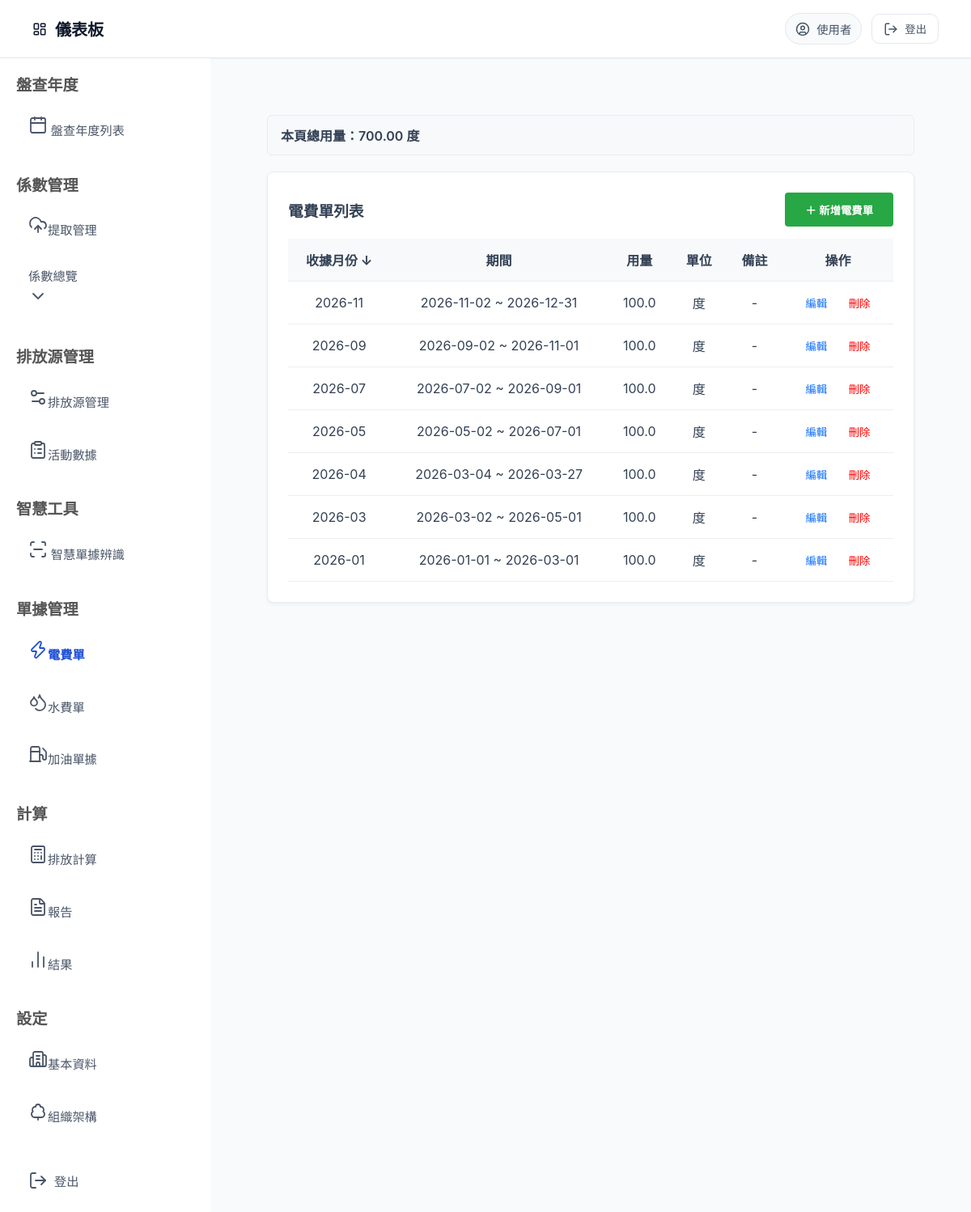
Page /documents/electricity on the committed database.
### model.py (models this page shows)
class UtilityBill(SQLModel, table=True):
    id: Optional[int] = Field(default=None, primary_key=True)
    bill_type: str = Field(index=True)
    bill_month: str = Field(index=True)
    period_start: str
    period_end: str
    usage_amount: float
    unit: str
    note: Optional[str] = None
    fuel_type: Optional[str] = None
    created_at: datetime = Field(default_factory=datetime.utcnow, index=True)

### routers/documents.py (the view)
@router.get("/{bill_type}", response_class=HTMLResponse)
async def document_manage_page(
    request: Request,
    bill_type: str,
    session: Session = Depends(get_session),
):
    if bill_type not in BILL_TYPE_CONFIG:
        return RedirectResponse(url="/documents/electricity", status_code=303)
    query = select(UtilityBill).where(UtilityBill.bill_type == bill_type)
    bills = list(session.exec(query).all())
    bills.sort(key=lambda bill: (bill.bill_month, bill.id or 0), reverse=True)
    total_usage = sum(float(bill.usage_amount) for bill in bills)
    gasoline_total = sum(
        float(b.usage_amount) for b in bills if b.fuel_type == "車用汽油"
    ) if bill_type == "fuel" else None
    diesel_total = sum(
        float(b.usage_amount) for b in bills if b.fuel_type == "柴油"
    ) if bill_type == "fuel" else None
    return templates.TemplateResponse(
        "document_management.html",
        {
            "request": request,
            "bill_type": bill_type,
            "bill_title": BILL_TYPE_CONFIG[bill_type]["title"],
            "default_unit": BILL_TYPE_CONFIG[bill_type]["default_unit"],
            "bills": bills,
            "total_usage": total_usage,
            "gasoline_total": gasoline_total,
            "diesel_total": diesel_total,
            "fuel_type_options": FUEL_TYPE_OPTIONS,
        },
    )

### templates/document_management.html (shortened to what this page needs)
{% extends "base.html" %}
{% block head %}
<link rel="stylesheet" href="/static/css/document_management.css">
{% endblock %}
{% block content %}
<div style="padding: 30px; max-width: 1200px; margin: auto;">
    <div class="summary-box">
        {% if bill_type == 'fuel' %}
            汽油總用量：{{ '%.2f' % gasoline_total }} {{ default_unit }}
            &nbsp;｜&nbsp;
            柴油總用量：{{ '%.2f' % diesel_total }} {{ default_unit }}
        {% else %}
            本頁總用量：{{ '%.2f' % total_usage }} {{ default_unit }}
        {% endif %}
    </div>
    <div class="device-card">
        <div class="card-header">
            <h3 style="margin:0;">{{ bill_title }}列表</h3>
            <button type="button" class="btn-add" onclick="openModal()">＋ 新增{{ bill_title }}</button>
        </div>
        <table class="device-table">
            <thead style="background: #f8f9fa;">
            <tr>
                 {% if bill_type == 'fuel' %}
                 <th class="center-header">加油日期</th>
                 <th class="center-header">燃料</th>
                 {% else %}
                 <th id="monthSortHeader" class="sortable-header center-header">收據月份 <span id="monthSortIcon">↓</span></th>
                 <th class="center-header">期間</th>
                 {% endif %}
                 <th class="center-header">用量</th>
                 <th class="center-header">單位</th>
                 <th class="center-header">備註</th>
                 <th class="center-header">操作</th>
            </tr>
            </thead>
            <tbody id="billsTableBody">
            {% for bill in bills %}
            <tr data-bill-id="{{ bill.id }}" data-month="{{ bill.bill_month }}">
                {% if bill_type == 'fuel' %}
                <td class="col-period">{{ bill.period_start }}</td>
                <td class="col-fuel-type">{{ bill.fuel_type or '-' }}</td>
                {% else %}
                <td class="col-bill-month">{{ bill.bill_month }}</td>
                <td class="col-period">{{ bill.period_start }} ~ {{ bill.period_end }}</td>
                {% endif %}
                <td class="col-usage-amount">{{ bill.usage_amount }}</td>
                <td class="col-unit">{{ bill.unit }}</td>
                <td class="col-note">{{ bill.note or '-' }}</td>
                <td>
                    <button
                        type="button"
                        class="btn-edit"
                        data-id="{{ bill.id }}"
                        data-bill-month="{{ bill.bill_month | e }}"
                        data-period-start="{{ bill.period_start | e }}"
                        data-period-end="{{ bill.period_end | e }}"
                        data-usage-amount="{{ bill.usage_amount }}"
                        data-unit="{{ bill.unit | e }}"
                        data-note="{{ (bill.note or '') | e }}"
                        data-fuel-type="{{ (bill.fuel_type or '') | e }}"
                        onclick="openEditModal(this)">
                        編輯
                    </button>
                    <form action="/documents/delete/{{ bill.id }}" method="post" style="display:inline;">
                        <button type="submit" class="btn-delete"
                                onclick="return confirm('確定刪除？')">刪除
                        </button>
                    </form>
                </td>
            </tr>
            {% else %}
            <tr>
                <td colspan="6" style="color:#6c757d;">目前沒有資料</td>
            </tr>
            {% endfor %}
            </tbody>
        </table>
    </div>
</div>
{% endblock %}

### static/css/index.css (style rules this page uses)
body { margin: 0; font-family: "Noto Sans TC", "Inter", -apple-system, BlinkMacSystemFont, "Segoe UI", Roboto, "Helvetica Neue", Arial, sans-serif; background-color: #f8fafc; color: #334155; display: flex; flex-direction: column; min-height: 100vh; }

### static/css/document_management.css (style rules this page uses)
.device-card { background: white; padding: 25px; border-radius: 8px; border: 1px solid #e9ecef; box-shadow: 0 2px 4px rgba(0, 0, 0, 0.05); margin-bottom: 30px; }
.btn-add { background-color: #28a745; }
.center-header { text-align: center; }
.btn-add { color: white; border: none; padding: 10px 25px; border-radius: 4px; cursor: pointer; font-weight: 600; height: 42px; }
.btn-edit { color: #0d6efd; border: none; background: none; cursor: pointer; margin-right: 10px; }
.btn-delete { color: red; border: none; background: none; cursor: pointer; }
.summary-box { margin-bottom: 20px; padding: 12px 16px; background: #f8f9fa; border: 1px solid #e9ecef; border-radius: 6px; font-weight: 600; }
.device-table { width: 100%; border-collapse: collapse; text-align: center; }
.device-table th, .device-table td { padding: 14px; border-bottom: 1px solid #eee; }
.card-header { display: flex; justify-content: space-between; align-items: center; margin-bottom: 15px; }
.sortable-header { cursor: pointer; user-select: none; }

### rows in the picture
UtilityBill: bill_month "2026-11", period_start "2026-11-02", period_end "2026-12-31", usage_amount "100.0", unit "度", note "-"
UtilityBill: bill_month "2026-09", period_start "2026-09-02", period_end "2026-11-01", usage_amount "100.0", unit "度", note "-"
UtilityBill: bill_month "2026-07", period_start "2026-07-02", period_end "2026-09-01", usage_amount "100.0", unit "度", note "-"
UtilityBill: bill_month "2026-05", period_start "2026-05-02", period_end "2026-07-01", usage_amount "100.0", unit "度", note "-"
UtilityBill: bill_month "2026-04", period_start "2026-03-04", period_end "2026-03-27", usage_amount "100.0", unit "度", note "-"
UtilityBill: bill_month "2026-03", period_start "2026-03-02", period_end "2026-05-01", usage_amount "100.0", unit "度", note "-"
UtilityBill: bill_month "2026-01", period_start "2026-01-01", period_end "2026-03-01", usage_amount "100.0", unit "度", note "-"

### other values in the picture
{{ request.session.get("username", "使用者") }} "使用者"
{{ '%.2f' % total_usage }} "700.00"
{{ default_unit }} "度"
{{ bill_title }} "電費單"
